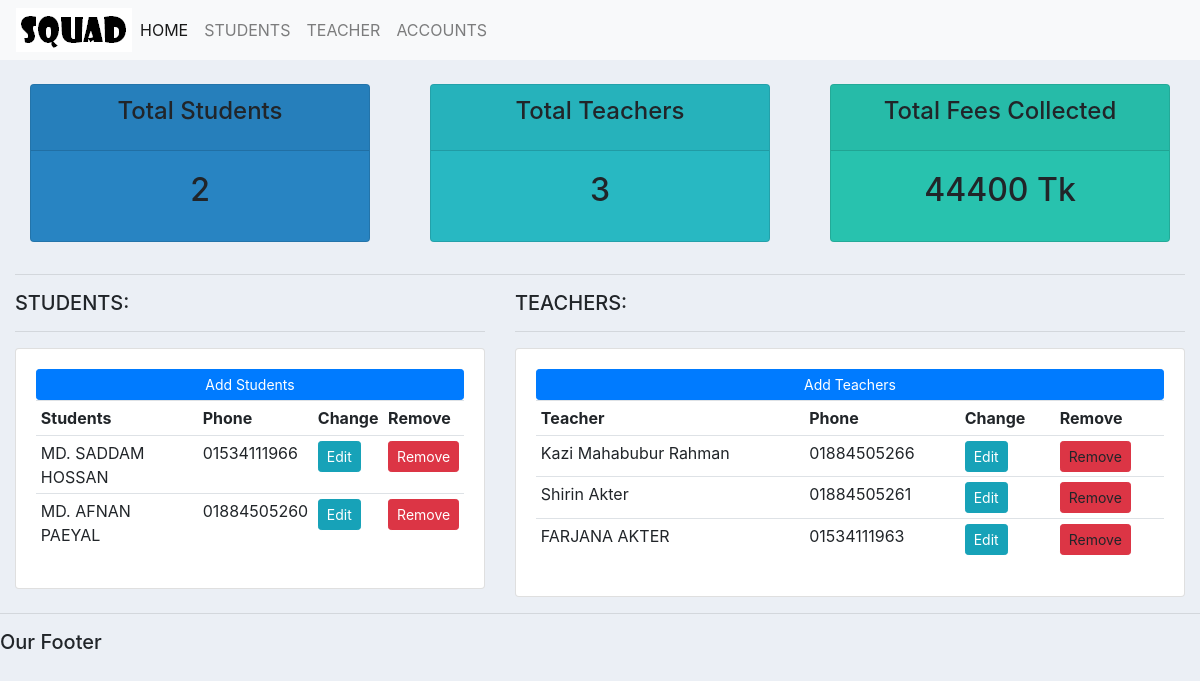
The page / on the database its author committed.
### SM/models.py (models this page shows, shortened)
class Student(models.Model):
    name = models.CharField(max_length=200, null=True)
    phone = models.CharField(max_length=200, null=True)
    date_admitted = models.DateTimeField(auto_now_add=True, null=True)
    class_admitted = models.CharField(max_length=200, null=True)

class Teacher(models.Model):
    name = models.CharField(max_length=200, null=True)
    phone = models.CharField(max_length=200, null=True)
    date_joined = models.DateTimeField(auto_now_add=True, null=True)

### SM/views.py (the view)
# urls.py: path('', views.home, name='home'),
def home(request):
    students = Student.objects.all()
    teachers = Teacher.objects.all()
    total_fees = list(Fees.objects.aggregate(
        Sum('amount')).values())[0]
    total_students = students.count()
    total_teachers = teachers.count()
    context = {'students': students, 'teachers': teachers,
               'total_students': total_students, 'total_teachers': total_teachers,
               'total_fees': total_fees}
    return render(request, 'sm/dashboard.html', context)

### SM/templates/sm/dashboard.html
{% extends 'sm/main.html' %}
{% block content %}
<br>
<div class="row">
    <div class="col">
        <div class="col-md">
            <div class="card text-center text-black  mb-3" id="total-students">
                <div class="card-header">
                    <h4 class="card-title">Total Students</h4>
                </div>
                <div class="card-body">
                    <h2 class="card-title">{{total_students}}</h2>
                </div>
            </div>
        </div>
    </div>
    <div class="col">
        <div class="col-md">
            <div class="card text-center text-black  mb-3" id="total-teachers">
                <div class="card-header">
                    <h4 class="card-title">Total Teachers</h4>
                </div>
                <div class="card-body">
                    <h2 class="card-title">{{total_teachers}}</h2>
                </div>
            </div>
        </div>
    </div>
    <div class="col">
        <div class="col-md">
            <div class="card text-center text-black  mb-3" id="total-fees">
                <div class="card-header">
                    <h4 class="card-title">Total Fees Collected</h4>
                </div>
                <div class="card-body">
                    <h2 class="card-title">{{total_fees}} Tk</h2>
                </div>
            </div>
        </div>
    </div>
</div>
<hr>
<div class="row">
    <div class="col-md-5">
        <h5>STUDENTS:</h5>
        <hr>
        <div class="card card-body">
            <a class="btn btn-primary  btn-sm btn-block" href="{% url 'add_student' %}">Add Students</a>
            <table class="table table-sm">
                <tr>
                    <th>Students</th>
                    <th>Phone</th>
                    <th>Change</th>
                    <th>Remove</th>
                </tr>
                {% for i in students %}
                <tr>
                    <td>{{i.name}}</td>
                    <td>{{i.phone}}</td>
                    <td> <a class="btn btn-sm btn-info" href="{% url 'update_student' i.id %}">Edit</a>
                    </td>
                    <td> <a class="btn btn-sm btn-danger" href="{% url 'delete_student' i.id %}">Remove</a> </td>
                </tr>
                {% endfor %}
            </table>
        </div>
    </div>
    <div class="col-md-7">
        <h5>TEACHERS:</h5>
        <hr>
        <div class="card card-body">
            <a class="btn btn-primary  btn-sm btn-block" href="{% url 'add_teacher' %}">Add Teachers</a>
            <table class="table table-sm">
                <tr>
                    <th>Teacher</th>
                    <th>Phone</th>
                    <th>Change</th>
                    <th>Remove</th>
                </tr>
                {% for i in teachers %}
                <tr>
                    <td>{{i.name}}</td>
                    <td>{{i.phone}}</td>
                    <td> <a class="btn btn-sm btn-info" href="{% url 'update_teacher' i.id %}">Edit</a> </td>
                    <td> <a class="btn btn-sm btn-danger">Remove</a> </td>
                </tr>
                {% endfor %}
            </table>
        </div>
    </div>
</div>
</div>
{% endblock %}

### static/css/main.css (style rules this page uses)
body { background-color: #ebeff5; }
#total-students { background-color: #2884c2; }
#total-teachers { background-color: #28b8c2; }
#total-fees { background-color: #28c2ae; }

### SM/templates/sm/main.html (style rules this page uses)
#total-students { background-color: #2884c2; }
#total-teachers { background-color: #28b8c2; }
#total-fees { background-color: #28c2ae; }

### rows shown on the page
Student: name "MD. SADDAM HOSSAN", phone "01534111966"
Student: name "MD. AFNAN PAEYAL", phone "01884505260"
Teacher: name "Kazi Mahabubur Rahman", phone "01884505266"
Teacher: name "Shirin Akter", phone "01884505261"
Teacher: name "FARJANA AKTER", phone "01534111963"

### other values the page prints
{{ total_students }} "2"
{{ total_teachers }} "3"
{{ total_fees }} "44400"
